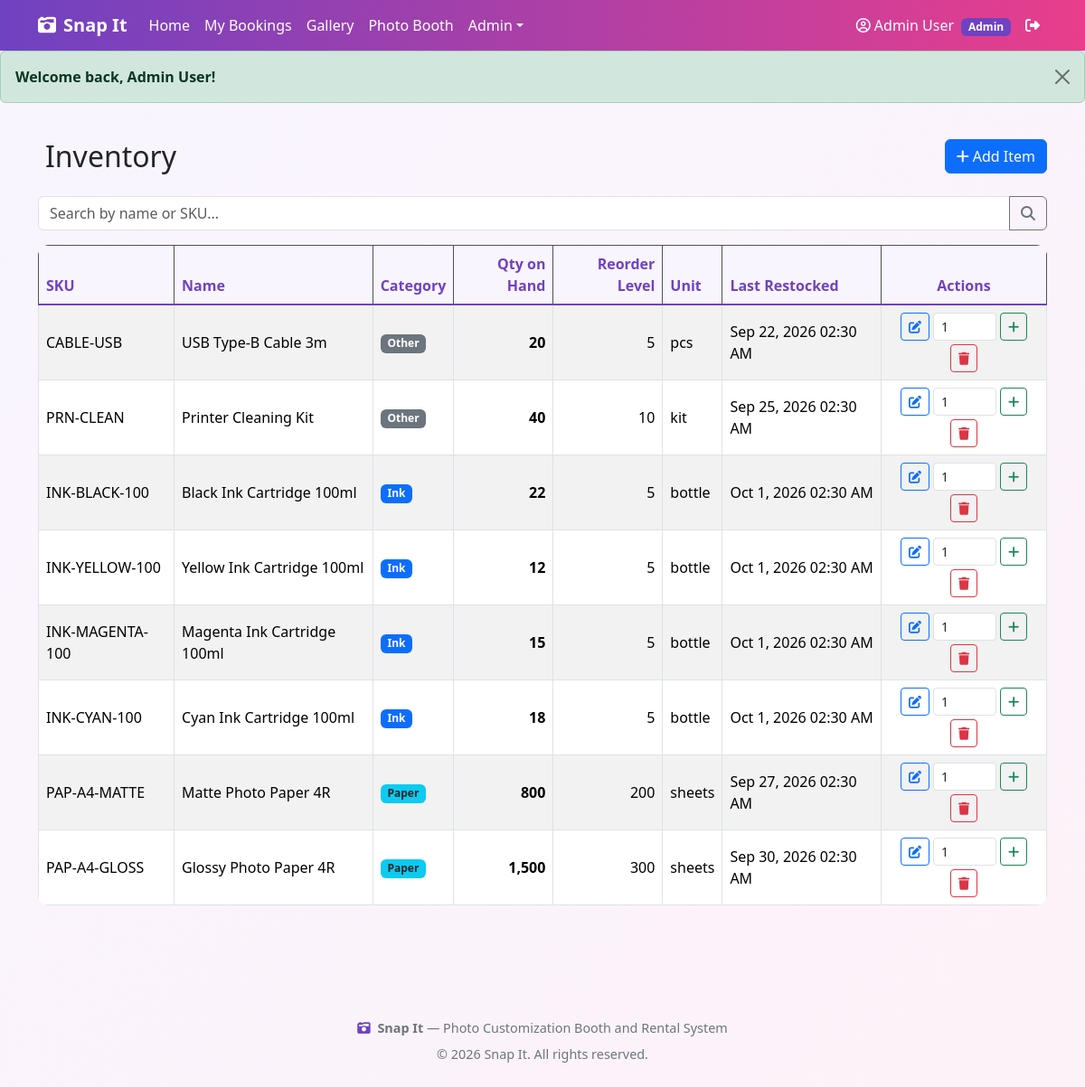
/inventory/index.php (signed in), run on the app's committed database.
### tables this page shows
CREATE TABLE IF NOT EXISTS inventory_items (
    item_id INT PRIMARY KEY AUTO_INCREMENT,
    sku VARCHAR(50) UNIQUE,
    name VARCHAR(150) NOT NULL,
    description VARCHAR(255),
    category ENUM('paper','ink','other') NOT NULL DEFAULT 'other',
    quantity_on_hand INT NOT NULL DEFAULT 0,
    reorder_level INT NOT NULL DEFAULT 10,
    unit_measure VARCHAR(30) NOT NULL DEFAULT 'pcs',
    last_restocked_at DATETIME NULL,
    created_at DATETIME NOT NULL DEFAULT CURRENT_TIMESTAMP
);

### includes/functions.php (called while the page is built, shortened)
<?php
function e($str) {
    return htmlspecialchars((string)$str, ENT_QUOTES, 'UTF-8');
}
function format_date($dateStr, $withTime = false) {
    $ts = strtotime($dateStr);
    if ($withTime) return date('M j, Y h:i A', $ts);
    return date('M j, Y', $ts);
}
function site_base() {
    static $base = null;
    if ($base !== null) return $base;
    $script = str_replace('\\', '/', $_SERVER['SCRIPT_NAME']);
    $needle = '/snapit/';
    $pos = strpos($script, $needle);
    if ($pos === false) {
        $base = rtrim(dirname($script), '/');
    } else {
        $base = substr($script, 0, $pos) . '/snapit';
    }
    return $base;
}
function site_url($path = '') {
    $b = site_base();
    if ($path === '') return $b . '/';
    $path = ltrim($path, '/');
    return $b . '/' . $path;
}

### inventory/index.php (the view, shortened to what this page needs)
<?php
require_once __DIR__ . '/../includes/functions.php';
require_once __DIR__ . '/../includes/config.php';
$search = trim($_GET['q'] ?? '');
$where = '';
$sql = "SELECT * FROM inventory_items $where ORDER BY item_id DESC";
$stmt = mysqli_prepare($conn, $sql);
mysqli_stmt_execute($stmt);
$result = mysqli_stmt_get_result($stmt);
$items = [];
while ($row = mysqli_fetch_assoc($result)) {
    $items[] = $row;
}
require __DIR__ . '/../includes/header.php';
require __DIR__ . '/../includes/alert.php';
?>
<div class="container py-4">
    <div class="d-flex justify-content-between align-items-center mb-4 flex-wrap gap-2">
        <h2 class="mb-0"><i class="fa-solid fa-boxes-stocked me-2"></i>Inventory</h2>
        <a href="<?= e(site_url('inventory/create.php')) ?>" class="btn btn-primary">
            <i class="fa-solid fa-plus me-1"></i>Add Item
        </a>
    </div>
    <form method="GET" class="mb-3">
        <div class="input-group">
            <input type="text" name="q" class="form-control" placeholder="Search by name or SKU..."
                value="<?= e($search) ?>">
            <button class="btn btn-outline-secondary" type="submit">
                <i class="fa-solid fa-magnifying-glass"></i>
            </button>
        </div>
    </form>
    <div class="table-responsive">
        <table class="table table-striped table-bordered align-middle">
            <thead class="table-dark">
                <tr>
                    <th>SKU</th>
                    <th>Name</th>
                    <th>Category</th>
                    <th class="text-end">Qty on Hand</th>
                    <th class="text-end">Reorder Level</th>
                    <th>Unit</th>
                    <th>Last Restocked</th>
                    <th class="text-center">Actions</th>
                </tr>
            </thead>
            <tbody>
                <?php if (empty($items)): ?>
                    <tr>
                        <td colspan="8" class="text-center text-muted py-4">No inventory items found.</td>
                    </tr>
                <?php else: ?>
                    <?php foreach ($items as $item): ?>
                        <?php $lowStock = (int)$item['quantity_on_hand'] <= (int)$item['reorder_level']; ?>
                        <tr class="<?= $lowStock ? 'reorder-alert table-warning' : '' ?>">
                            <td><?= e($item['sku'] ?? '-') ?></td>
                            <td>
                                <?= e($item['name']) ?>
                            </td>
                            <td>
                                <?php
                                $catMap = ['paper' => 'Paper', 'ink' => 'Ink', 'other' => 'Other'];
                                $catBadge = ['paper' => 'bg-info text-dark', 'ink' => 'bg-primary', 'other' => 'bg-secondary'];
                                ?>
                                <span class="badge <?= $catBadge[$item['category']] ?? 'bg-secondary' ?>">
                                    <?= e($catMap[$item['category']] ?? $item['category']) ?>
                                </span>
                            </td>
                            <td class="text-end fw-bold <?= $lowStock ? 'text-danger' : '' ?>">
                                <?= e(number_format($item['quantity_on_hand'])) ?>
                            </td>
                            <td class="text-end"><?= e(number_format($item['reorder_level'])) ?></td>
                            <td><?= e($item['unit_measure']) ?></td>
                            <td><?= e(format_date($item['last_restocked_at'], true)) ?></td>
                            <td class="text-center">
                                <div class="d-inline-flex gap-1 align-items-center flex-wrap justify-content-center">
                                    <a href="<?= e(site_url('inventory/edit.php?id=' . $item['item_id'])) ?>"
                                        class="btn btn-sm btn-outline-primary" title="Edit">
                                        <i class="fa-solid fa-pen-to-square"></i>
                                    </a>
                                    <form method="POST" action="<?= e(site_url('inventory/restock.php')) ?>"
                                        class="d-inline-flex align-items-center gap-1">
                                        <input type="number" name="add_qty" min="1" value="1"
                                            class="form-control form-control-sm" style="width: 70px;" required>
                                        <button type="submit" class="btn btn-sm btn-outline-success" title="Restock">
                                            <i class="fa-solid fa-plus"></i>
                                        </button>
                                    </form>
                                    <a href="<?= e(site_url('inventory/delete.php?id=' . $item['item_id'])) ?>"
                                        class="btn btn-sm btn-outline-danger" title="Delete"
                                        onclick="return confirm('Delete this inventory item?');">
                                        <i class="fa-solid fa-trash"></i>
                                    </a>
                                </div>
                            </td>
                        </tr>
                    <?php endforeach; ?>
                <?php endif; ?>
            </tbody>
        </table>
    </div>
</div>
<?php require __DIR__ . '/../includes/footer.php'; ?>

### includes/style/style.css (style rules this page uses)
:root { --snapit-primary: #6f42c1; --snapit-secondary: #e83e8c; --snapit-accent: #fd7e14; --snapit-dark: #1f1b2e; --snapit-light: #f8f5ff; }
body { font-family: 'Segoe UI', Tahoma, Geneva, Verdana, sans-serif; background: linear-gradient(135deg, #f8f5ff 0%, #fdf2f8 100%); min-height: 100vh; }
.table { background: #fff; border-radius: 12px; overflow: hidden; }
.table thead th { background: var(--snapit-light); color: var(--snapit-primary); font-weight: 700; border-bottom: 2px solid var(--snapit-primary); }

### data on the page
inventory_items: sku "CABLE-USB", name "USB Type-B Cable 3m", category "Other", quantity_on_hand "20", reorder_level "5", unit_measure "pcs", last_restocked_at "Sep 22, 2026 02:30 AM"
inventory_items: sku "PRN-CLEAN", name "Printer Cleaning Kit", category "Other", quantity_on_hand "40", reorder_level "10", unit_measure "kit", last_restocked_at "Sep 25, 2026 02:30 AM"
inventory_items: sku "INK-BLACK-100", name "Black Ink Cartridge 100ml", category "Ink", quantity_on_hand "22", reorder_level "5", unit_measure "bottle", last_restocked_at "Oct 1, 2026 02:30 AM"
inventory_items: sku "INK-YELLOW-100", name "Yellow Ink Cartridge 100ml", category "Ink", quantity_on_hand "12", reorder_level "5", unit_measure "bottle", last_restocked_at "Oct 1, 2026 02:30 AM"
inventory_items: sku "INK-MAGENTA-100", name "Magenta Ink Cartridge 100ml", category "Ink", quantity_on_hand "15", reorder_level "5", unit_measure "bottle", last_restocked_at "Oct 1, 2026 02:30 AM"
inventory_items: sku "INK-CYAN-100", name "Cyan Ink Cartridge 100ml", category "Ink", quantity_on_hand "18", reorder_level "5", unit_measure "bottle", last_restocked_at "Oct 1, 2026 02:30 AM"
inventory_items: sku "PAP-A4-MATTE", name "Matte Photo Paper 4R", category "Paper", quantity_on_hand "800", reorder_level "200", unit_measure "sheets", last_restocked_at "Sep 27, 2026 02:30 AM"
inventory_items: sku "PAP-A4-GLOSS", name "Glossy Photo Paper 4R", category "Paper", quantity_on_hand "1,500", reorder_level "300", unit_measure "sheets", last_restocked_at "Sep 30, 2026 02:30 AM"

### other printed values
$_SESSION['name'] "Admin User"
$_SESSION['role'] "Admin"
$flash['message'] "Welcome back, Admin User!"
